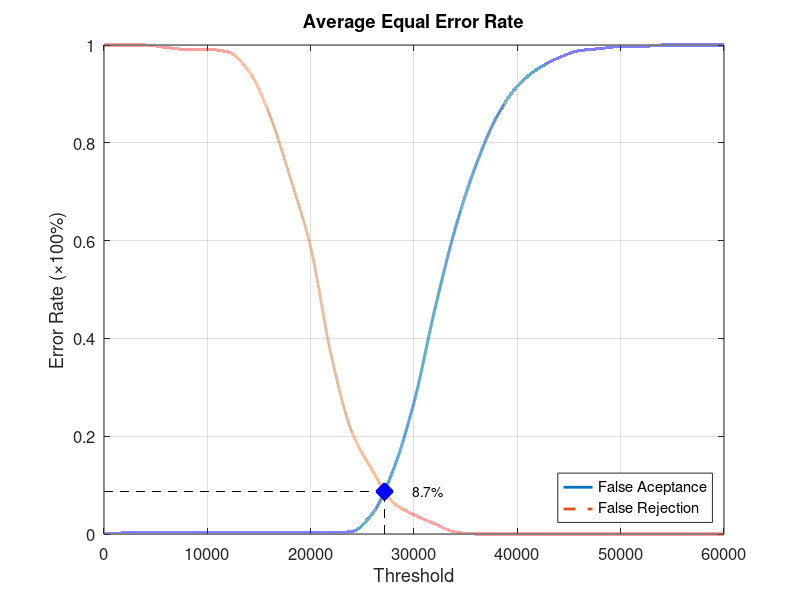
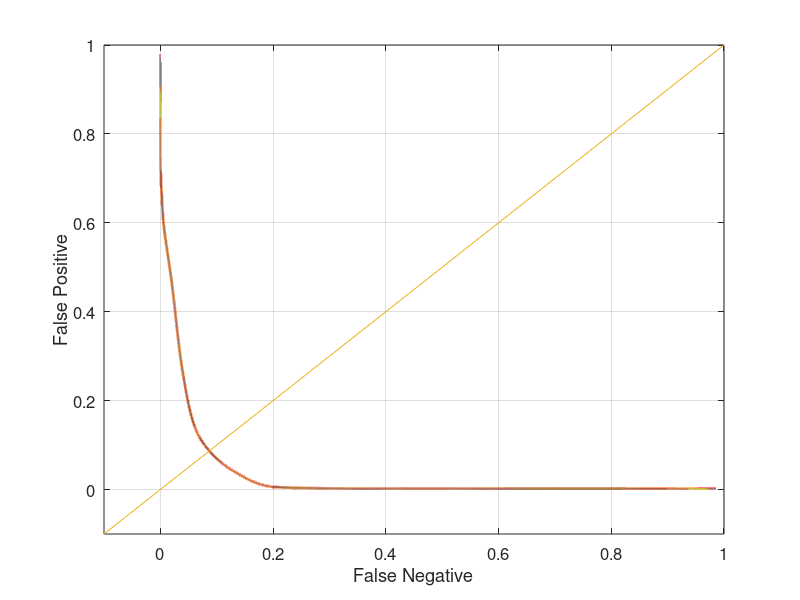

MATLAB code for these plots, in order:
function yEER = Database2Average
close all;
clear;
clc;
x = 0:2000:60000;
xq = 0:0.5:60000;

y0 = [0 0.00210526 0.00210526 0.00210526 0.00210526 0.00210526 0.00210526 0.00210526 0.00210526 0.00210526 0.00210526 0.00210526 0.00526316 0.0421053 0.131579 0.269474 0.457895 0.625263 0.754737 0.852632 0.915789 0.951579 0.973684 0.988421 0.992632 0.996842 0.996842 1 1 1 1];
yy0 = interp1(x, y0, xq, 'pchip');
y1 = [1 1 1 0.995 0.991 0.991 0.986 0.947 0.859 0.73 0.586 0.364 0.208 0.129 0.064 0.039 0.021 0.004 0 0 0 0 0 0 0 0 0 0 0 0 0];
yy1 = interp1(x, y1, xq, 'pchip');

% Calculating EER: 
y2 = abs(y0 - y1);
find(y2 == min(y2))
yy2 = abs(yy0 - yy1);
xEER = find(yy2 == min(yy2));
xEERIndex = xq(xEER) % X-axis EER
yEER = yy0(xEER) % Y-axis EER

main = figure
plot(xq, yy0,'-','LineWidth', 2);	hold on
plot(xq, yy1,'--','LineWidth', 2);	hold on
plot([xEERIndex xEERIndex], [0 yEER], 'k--');	hold on
plot([0 xEERIndex], [yEER yEER], 'k--');	hold on
plot(xEERIndex, yEER, 'bx', 'LineWidth', 10);	hold on
text(xEERIndex + 10 * xEERIndex / 100, yEER, [num2str(round((10000 * yEER)) / 100) '%'])
legend('False Aceptance', 'False Rejection', 'Location', 'SouthEast')
xlabel('Threshold')
ylabel('Error Rate (\times100%)')
title('Average Equal Error Rate')
set(gca, 'FontSize', 12)
axis([0 60000 0 1])
grid on

print(main, 'Database2AverageMain', '-dpng');
FNRxFPR = figure('Color', [1 1 1]);
plot(yy1, yy0, '-', yy1, yy0, 'LineWidth', 2);
hold on
y = -0.1:0.1:1
plot(y, y); 
set(gca, 'FontSize', 12)
xlabel('False Negative')
ylabel('False Positive')
axis([-0.1 1 -0.1 1])
set(gca, 'FontSize', 12)
grid on

print(FNRxFPR, 'Database2AverageFNRxFPR','-dpng');
end
